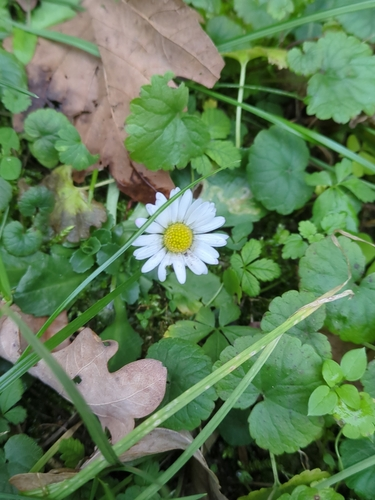
#> input picture supplemental_field/research_project/part_b_images/rebuild/external_photos/daisy/462398427.jpg, 375 x 500 px
$ python -i dataset_preparation.py   (imports and definitions only)
#> lines starting #> are read from the running program, lines starting #| are printed output that depends on the picture
"""Audit the raw images and create a reproducible, group-aware split."""

import hashlib
import re
from collections import defaultdict
from io import BytesIO
from pathlib import Path

import matplotlib
# [1 line not run here, left out]
import matplotlib.pyplot as plt
import numpy as np
import pandas as pd
from PIL import Image, ImageOps
from scipy.fft import dctn
from sklearn.model_selection import StratifiedGroupKFold

HERE = Path(__file__).resolve().parent
ROOT = HERE.parents[1]
RAW = HERE.parent / "data" / "raw" / "flowers"
RESULTS = HERE / "results"
FIGURES = HERE / "figures"
CLASSES = ("daisy", "dandelion", "rose", "sunflower", "tulip")
SPLITS = ("train", "validation", "test")
SEED = 42
EXTENSIONS = {".jpg", ".jpeg", ".png", ".webp", ".bmp"}


def fingerprints(image):
    gray = np.asarray(
        image.convert("L").resize((32, 32), Image.Resampling.LANCZOS), dtype=np.float32
    )
    rgb = np.asarray(image.resize((12, 12), Image.Resampling.BILINEAR), dtype=np.int16)
    low = dctn(gray, norm="ortho")[:8, :8].ravel()[1:]
    return low > np.median(low), rgb


# [126 lines left out: functions scan_images, related_pairs, create_groups, prepare_dataset, not called in this run]


# [2 lines not run here, left out]

>>> from PIL import Image
>>> picture = Image.open('../../../supplemental_field/research_project/part_b_images/rebuild/external_photos/daisy/462398427.jpg')
#> picture is the input picture: PIL image 375x500 RGB; mean R, G, B 94.2, 124.9, 86.9
>>> result = fingerprints(picture)
#> in fingerprints, `gray = np.asarray( image.convert("L").resize((32, 32), Image.Resamplin..`:
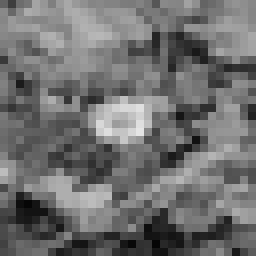
#> gray: shape (32, 32) float32 (shown 8 times larger); min 5, max 229, mean 111.4
#> in fingerprints, `low = dctn(gray, norm="ortho")[:8, :8].ravel()[1:]`: low = 63 values, max 406.6 at index 7, min -291.4 at index 2, mean 0.52

$ run again, on supplemental_field/research_project/part_b_images/rebuild/external_photos/daisy/473175240.jpg
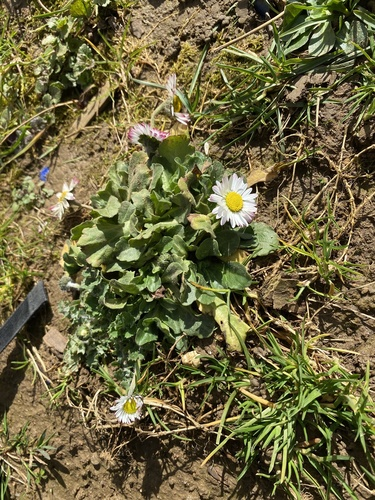
#> input picture supplemental_field/research_project/part_b_images/rebuild/external_photos/daisy/473175240.jpg, 375 x 500 px
#> picture is the input picture: PIL image 375x500 RGB; mean R, G, B 108, 101.9, 63.9
#> in fingerprints, `gray = np.asarray( image.convert("L").resize((32, 32), Image.Resamplin..`:
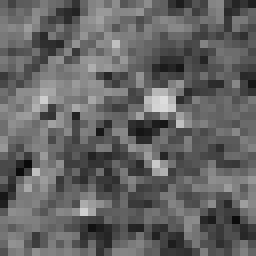
#> gray: shape (32, 32) float32 (shown 8 times larger); min 9, max 221, mean 99.4
#> low = 63 values, max 213.8 at index 0, min -192.1 at index 9, mean -0.656

$ run again, on supplemental_field/research_project/part_b_images/rebuild/external_photos/daisy/475355651.jpg
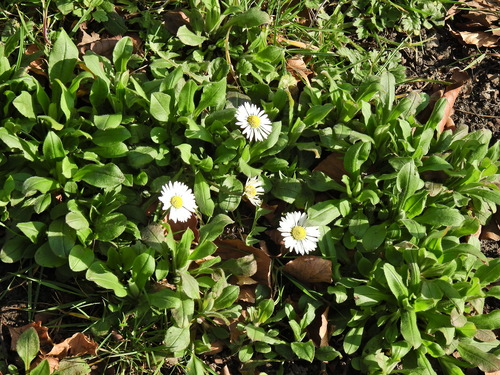
#> input picture supplemental_field/research_project/part_b_images/rebuild/external_photos/daisy/475355651.jpg, 500 x 375 px
#> picture is the input picture: PIL image 500x375 RGB; mean R, G, B 83.2, 95.8, 45.2
#> in fingerprints, `gray = np.asarray( image.convert("L").resize((32, 32), Image.Resamplin..`:
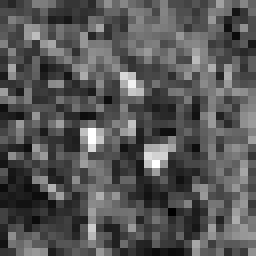
#> gray: shape (32, 32) float32 (shown 8 times larger); min 0, max 255, mean 86.3
#> low = 63 values, max 263.9 at index 10, min -219.4 at index 2, mean -5.15

$ run again, on supplemental_field/research_project/part_b_images/rebuild/external_photos/daisy/477840494.jpg
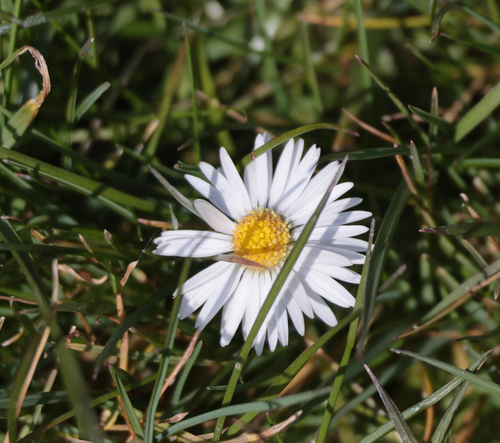
#> input picture supplemental_field/research_project/part_b_images/rebuild/external_photos/daisy/477840494.jpg, 500 x 443 px
#> picture is the input picture: PIL image 500x443 RGB; mean R, G, B 78, 79.7, 53.7
#> in fingerprints, `gray = np.asarray( image.convert("L").resize((32, 32), Image.Resamplin..`:
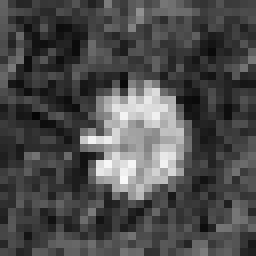
#> gray: shape (32, 32) float32 (shown 8 times larger); min 4, max 249, mean 76.2
#> low = 63 values, max 574.7 at index 17, min -669.8 at index 1, mean -2.26
